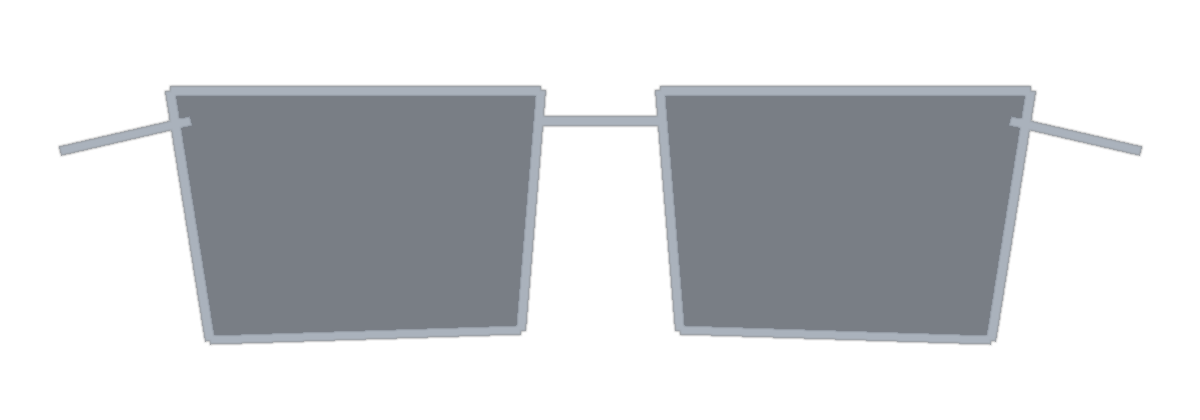
#> input picture assets/glasses/aviator_silver.png, 1200 x 420 px
$ python -i tryon.py   (imports and definitions only)
#> lines starting #> are read from the running program, lines starting #| are printed output that depends on the picture
### paths.py
"""مسارات القراءة من الحزمة ومسارات الكتابة.

مجلد البيانات الافتراضي هو ``data`` داخل المشروع. على نسخة ويندوز المجمّعة
يبقى بجانب ملف التشغيل إن كان المجلد قابلاً للكتابة. المتغير
``MOSLEM_DATA_DIR`` ينقل كل الملفات القابلة للكتابة (الكتالوج، المتاجر،
الطلبات، الروشتات، الإيصالات، الشعارات، الأغلفة، الإشعارات، وإعداد المنصة)
إلى مسار آخر، مثل قرص دائم على Render.

على Streamlit Community Cloud نظام الملفات مؤقت ويُمسح عند إيقاف التطبيق
أو إعادة نشره، لذلك الطلبات والإيصالات والشعارات لا تبقى هناك.

إذا كان مجلد التثبيت للقراءة فقط تُنقل الكتابة إلى مجلد خارج الحزمة
حتى لا تُفترض الملفات القابلة للكتابة داخل التثبيت.
"""

from __future__ import annotations

import os
import shutil
import sys
import tempfile
from pathlib import Path

_WRITABLE_ROOT: Path | None = None
_DATA_DIR: Path | None = None
_DATA_CHILDREN = ("rx", "receipts", "logos", "covers")


def frozen() -> bool:
    return bool(getattr(sys, "frozen", False)) and hasattr(sys, "_MEIPASS")


def bundle_root() -> Path:
    if frozen():
        return Path(sys._MEIPASS)
    return Path(__file__).resolve().parent


# [90 lines left out: functions install_dir, _can_write, _fallback_root, writable_root, _prepare_data, _env_data_dir and 2 more, not called in this run]


def bundled_glasses_dir() -> Path:
    return bundle_root() / "assets" / "glasses"


def model_path() -> Path:
    return bundle_root() / "assets" / "models" / "face_landmarker.task"


def sample_face_path() -> Path:
    return bundle_root() / "assets" / "sample_face.jpg"


def log_path() -> Path:
    return install_dir() / "MoslemOptics.log"


# [10 lines left out: function ensure_seed_catalog, not called in this run]

### tryon.py
"""تجربة النظارة الافتراضية عبر MediaPipe Face Mesh."""

from __future__ import annotations

import os
import shutil
import tempfile
import threading
from pathlib import Path
from urllib.request import urlretrieve

import cv2
import numpy as np
from PIL import Image

from paths import model_path

# طوبولوجيا Face Mesh: 478 نقطة مع القزحية.
RIGHT_EYE_OUTER = 33
RIGHT_EYE_INNER = 133
LEFT_EYE_OUTER = 263
LEFT_EYE_INNER = 362
RIGHT_IRIS = 468
LEFT_IRIS = 473
NOSE_TIP = 1
NOSE_BRIDGE = 6

# عرض العدسات بالنسبة للمسافة بين الزاويتين الخارجيتين للعينين.
LENS_TO_EYE = 1.16
FACE_MESH_VERSION = "3"

# نقاط محيط الوجه في Face Mesh.
FOREHEAD_TOP = 10
CHIN = 152
CHEEK_LEFT = 234
CHEEK_RIGHT = 454
TEMPLE_LEFT = 54
TEMPLE_RIGHT = 284
JAW_LEFT = 172
JAW_RIGHT = 397
JAW_CORNER_LEFT = 132
JAW_CORNER_RIGHT = 361

SHAPE_GUIDES = {
    "round": {
        "label": "دائري",
        "categories": ["مربع", "كلاسيك", "كات آي"],
        "advice": (
            "وجهك متقارب الطول والعرض وفكه ناعم. الإطارات الزاوية تضيف تحديداً وتُظهر الوجه أطول. "
            "الأنسب المربع والكلاسيك والكات آي، وابتعد عن الإطارات الدائرية الصغيرة لأنها تزيد الاستدارة."
        ),
    },
    "square": {
        "label": "مربع",
        "categories": ["دائري", "بيضاوي", "أفياتور"],
        "advice": (
            "جبهتك والفك متقاربان والزوايا واضحة. الإطارات الدائرية والأفياتور تنعّم الفك وتوازن الملامح. "
            "تجنّب الإطارات المربعة الثقيلة لأنها تكرر زوايا الوجه."
        ),
    },
    "oval": {
        "label": "بيضاوي",
        "categories": ["كلاسيك", "أفياتور", "كات آي", "شفاف"],
        "advice": (
            "نسب وجهك متوازنة: الخدان أعرض قليلاً من الجبهة والفك. أغلب الإطارات تليق بك إذا كان عرضها قريباً من عرض الوجه. "
            "الكلاسيك والأفياتور والكات آي يظهرون هذا التوازن بأفضل شكل."
        ),
    },
    "rectangle": {
        "label": "مستطيل",
        "categories": ["دائري", "أفياتور", "بيضاوي"],
        "advice": (
            "وجهك أطول من عرضه. الإطارات العريضة والدائرية والأفياتور تضيف عرضاً وتكسر الطول. "
            "تجنّب الإطارات الضيقة لأنها تجعل الوجه أطول."
        ),
    },
    "heart": {
        "label": "قلب",
        "categories": ["دائري", "أفياتور", "بيضاوي"],
        "advice": (
            "جبهتك أعرض من الفك والذقن أضيق. الإطارات الخفيفة والدائرية والأفياتور توازن الذقن دون أن تزيد عرض الجبهة. "
            "تجنّب الإطارات الثقيلة من الأعلى."
        ),
    },
}

MODEL_URL = (
    "https://storage.googleapis.com/mediapipe-models/"
    "face_landmarker/face_landmarker/float16/latest/face_landmarker.task"
)
FACE_XML_URL = (
    "https://raw.githubusercontent.com/opencv/opencv/master/data/haarcascades/"
    "haarcascade_frontalface_default.xml"
)
EYE_XML_URL = (
    "https://raw.githubusercontent.com/opencv/opencv/master/data/haarcascades/"
    "haarcascade_eye.xml"
)

_LANDMARKER = None
_LANDMARKER_FAILED = False
_LOCK = threading.Lock()


def _ascii_cache_dir() -> Path:
    root = os.environ.get("LOCALAPPDATA") or tempfile.gettempdir()
    path = Path(root) / "NoorVision"
    path.mkdir(parents=True, exist_ok=True)
    return path


def _download(url: str, dest: Path) -> Path | None:
    dest.parent.mkdir(parents=True, exist_ok=True)
    try:
        urlretrieve(url, dest)
        if dest.exists() and dest.stat().st_size > 1000:
            return dest
    except Exception:
        return None
    return dest if dest.exists() else None


def _cached_file(name: str, source: Path | None, url: str) -> Path | None:
    cached = _ascii_cache_dir() / name
    if cached.exists() and cached.stat().st_size > 1000:
        return cached
    if source and source.exists() and source.stat().st_size > 1000:
        shutil.copy2(source, cached)
        return cached
    return _download(url, cached)


def _ensure_model() -> Path | None:
    return _cached_file("face_landmarker.task", model_path(), MODEL_URL)


def _create_landmarker(with_matrix: bool):
    import mediapipe as mp
    from mediapipe.tasks.python import BaseOptions
    from mediapipe.tasks.python.vision import FaceLandmarker, FaceLandmarkerOptions

    model = _ensure_model()
    if model is None:
        return None
    options = FaceLandmarkerOptions(
        base_options=BaseOptions(model_asset_path=str(model)),
        num_faces=1,
        min_face_detection_confidence=0.5,
        min_face_presence_confidence=0.5,
        output_facial_transformation_matrixes=with_matrix,
    )
    landmarker = FaceLandmarker.create_from_options(options)
    return landmarker, mp


def _get_landmarker():
    global _LANDMARKER, _LANDMARKER_FAILED
    if _LANDMARKER_FAILED:
        return None
    if _LANDMARKER is not None:
        return _LANDMARKER
    try:
        created = _create_landmarker(True)
    except Exception:
        created = None
    if created is None:
        try:
            created = _create_landmarker(False)
        except Exception:
            created = None
    if created is None:
        _LANDMARKER_FAILED = True
        return None
    _LANDMARKER = created
    return _LANDMARKER


def _xy(point, width: int, height: int) -> list[float]:
    return [float(point.x * width), float(point.y * height)]


# [4 lines left out: function _pair_by_x, not called in this run]


def _distance(a, b) -> float:
    return float(np.linalg.norm(np.asarray(a, dtype=np.float64) - np.asarray(b, dtype=np.float64)))


# [105 lines left out: functions _corner_angle, _classify_shape, _shape_from_mesh, _yaw_degrees, _pack_anchor, not called in this run]


def _landmarks_mediapipe(rgb: np.ndarray) -> dict | None:
    loaded = _get_landmarker()
    if loaded is None:
        return None
    landmarker, mp = loaded
    try:
        image = mp.Image(image_format=mp.ImageFormat.SRGB, data=np.ascontiguousarray(rgb))
        result = landmarker.detect(image)
        if not result.face_landmarks:
            return None
        points = result.face_landmarks[0]
        height, width = rgb.shape[:2]
        if len(points) <= NOSE_BRIDGE:
            return None
        left_iris = _xy(points[LEFT_IRIS], width, height) if len(points) > LEFT_IRIS else None
        right_iris = _xy(points[RIGHT_IRIS], width, height) if len(points) > RIGHT_IRIS else None
        matrices = getattr(result, "facial_transformation_matrixes", None) or []
        yaw = _yaw_degrees(matrices[0]) if matrices else 0.0
        anchor = _pack_anchor(
            _xy(points[LEFT_EYE_OUTER], width, height),
            _xy(points[RIGHT_EYE_OUTER], width, height),
            _xy(points[LEFT_EYE_INNER], width, height),
            _xy(points[RIGHT_EYE_INNER], width, height),
            left_iris,
            right_iris,
            _xy(points[NOSE_BRIDGE], width, height),
            _xy(points[NOSE_TIP], width, height),
            yaw,
            "facemesh",
        )
        if anchor is None:
            return None
        try:
            anchor["shape"] = _shape_from_mesh(points, width, height, yaw)
        except Exception:
            anchor["shape"] = None
        return anchor
    except Exception:
        return None


def _landmarks_haar(bgr: np.ndarray) -> dict | None:
    face_xml = _cached_file("haarcascade_frontalface_default.xml", None, FACE_XML_URL)
    eye_xml = _cached_file("haarcascade_eye.xml", None, EYE_XML_URL)
    if face_xml is None:
        return None
    gray = cv2.cvtColor(bgr, cv2.COLOR_BGR2GRAY)
    face_cascade = cv2.CascadeClassifier(str(face_xml))
    if face_cascade.empty():
        return None
    faces = face_cascade.detectMultiScale(gray, 1.1, 4, minSize=(40, 40))
    if len(faces) == 0:
        return None
    x, y, w, h = sorted(faces, key=lambda item: item[2] * item[3], reverse=True)[0]
    roi = gray[y : y + int(h * 0.65), x : x + w]
    eyes = []
    if eye_xml is not None:
        eye_cascade = cv2.CascadeClassifier(str(eye_xml))
        if not eye_cascade.empty():
            eyes = eye_cascade.detectMultiScale(roi, 1.1, 4, minSize=(12, 12))
    if len(eyes) < 2:
        left_outer = [x + w * 0.22, y + h * 0.38]
        right_outer = [x + w * 0.78, y + h * 0.38]
        left_inner = [x + w * 0.42, y + h * 0.38]
        right_inner = [x + w * 0.58, y + h * 0.38]
        left_iris = [x + w * 0.32, y + h * 0.38]
        right_iris = [x + w * 0.68, y + h * 0.38]
    else:
        found = sorted(eyes, key=lambda item: item[0])[:2]
        centers = []
        for ex, ey, ew, eh in found:
            centers.append([x + ex + ew / 2.0, y + ey + eh / 2.0])
        if centers[0][0] > centers[1][0]:
            centers = centers[::-1]
        left_c, right_c = centers
        span = float(np.linalg.norm(np.asarray(right_c) - np.asarray(left_c)))
        direction = (np.asarray(right_c) - np.asarray(left_c)) / max(span, 1.0)
        left_iris = left_c
        right_iris = right_c
        left_outer = (np.asarray(left_c) - direction * span * 0.42).tolist()
        right_outer = (np.asarray(right_c) + direction * span * 0.42).tolist()
        left_inner = (np.asarray(left_c) + direction * span * 0.22).tolist()
        right_inner = (np.asarray(right_c) - direction * span * 0.22).tolist()
    nose_bridge = [
        (left_inner[0] + right_inner[0]) / 2.0,
        (left_inner[1] + right_inner[1]) / 2.0 + h * 0.04,
    ]
    nose_tip = [nose_bridge[0], nose_bridge[1] + h * 0.12]
    return _pack_anchor(
        left_outer,
        right_outer,
        left_inner,
        right_inner,
        left_iris,
        right_iris,
        nose_bridge,
        nose_tip,
        0.0,
        "haar",
    )


def detect_face_anchor(image: Image.Image) -> dict | None:
    """يحدد العينين والأنف. يعيد قاموساً قابلاً للتخزين أو None."""
    rgb = np.array(image.convert("RGB"))
    with _LOCK:
        anchor = _landmarks_mediapipe(rgb)
    if anchor is not None:
        return anchor
    bgr = cv2.cvtColor(rgb, cv2.COLOR_RGB2BGR)
    return _landmarks_haar(bgr)


def detect_eye_anchor(image: Image.Image) -> dict | None:
    return detect_face_anchor(image)


# [134 lines left out: functions _point, _placement, _frame_metrics, _apply_yaw, _rotate_about, overlay_glasses, not called in this run]

>>> from PIL import Image
>>> picture = Image.open('assets/glasses/aviator_silver.png')
#> picture is the input picture: PIL image 1200x420 RGBA; mean R, G, B, A 17.5, 20.3, 24.6, 59.4
>>> result = detect_face_anchor(picture)
#> in detect_face_anchor, `rgb = np.array(image.convert("RGB"))`:
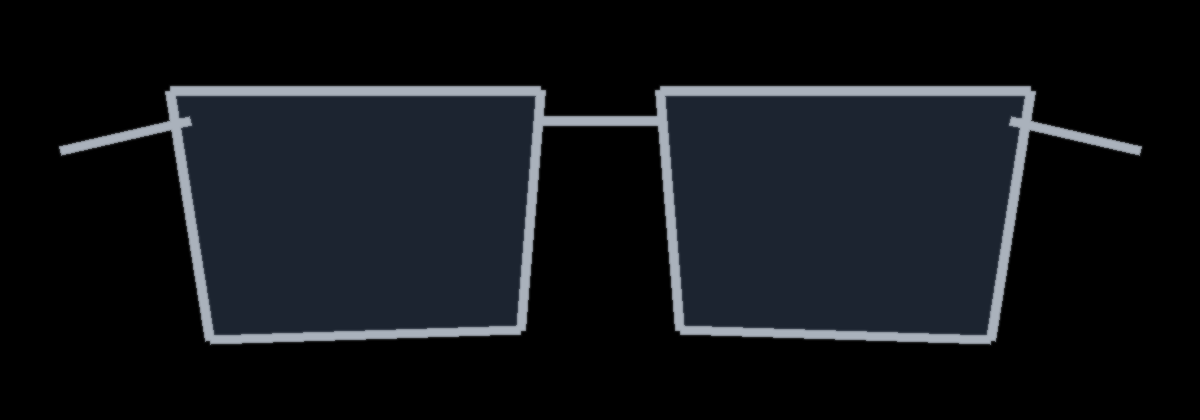
#> rgb: shape (420, 1200, 3); mean R, G, B 17.5, 20.3, 24.6

$ run again, on assets/glasses/classic_black.png
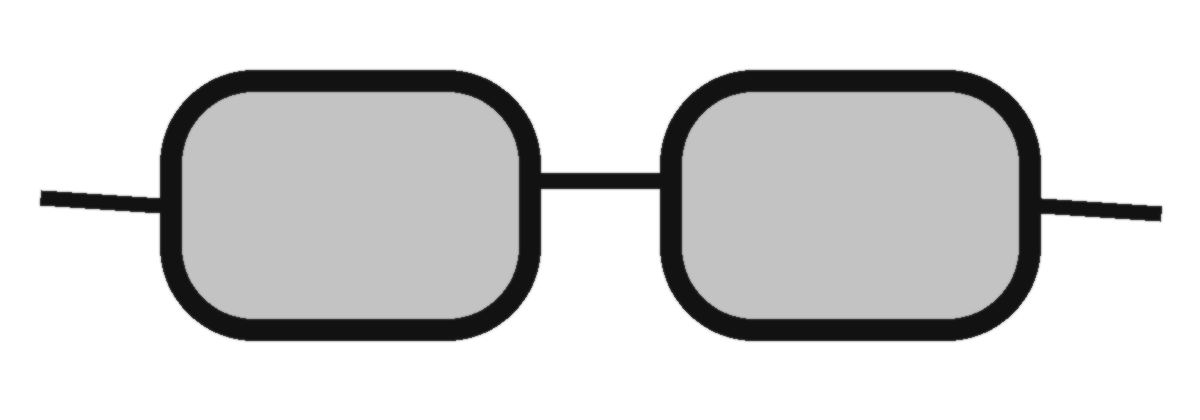
#> input picture assets/glasses/classic_black.png, 1200 x 420 px
#> picture is the input picture: PIL image 1200x420 RGBA; mean R, G, B, A 13.3, 13.3, 13.3, 46.6
#> in detect_face_anchor, `rgb = np.array(image.convert("RGB"))`:
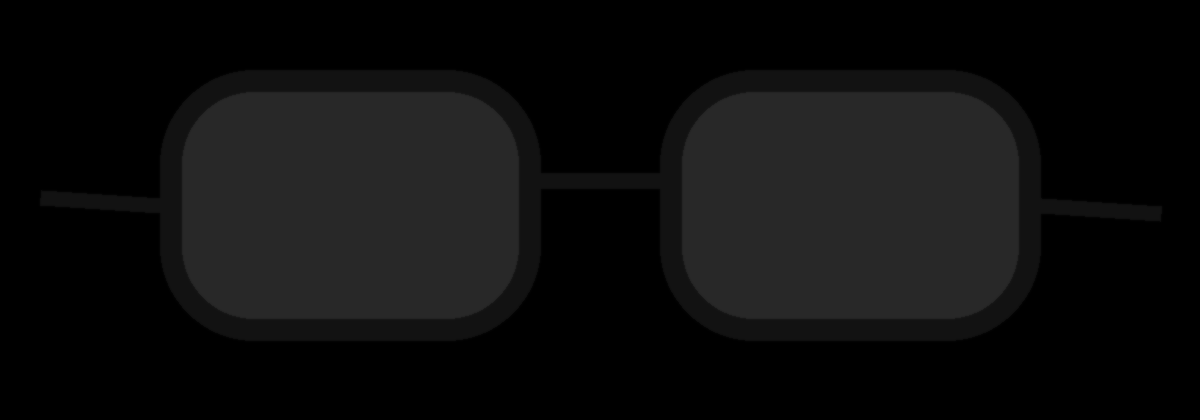
#> rgb: shape (420, 1200, 3); min 0, max 40, mean 13.3
